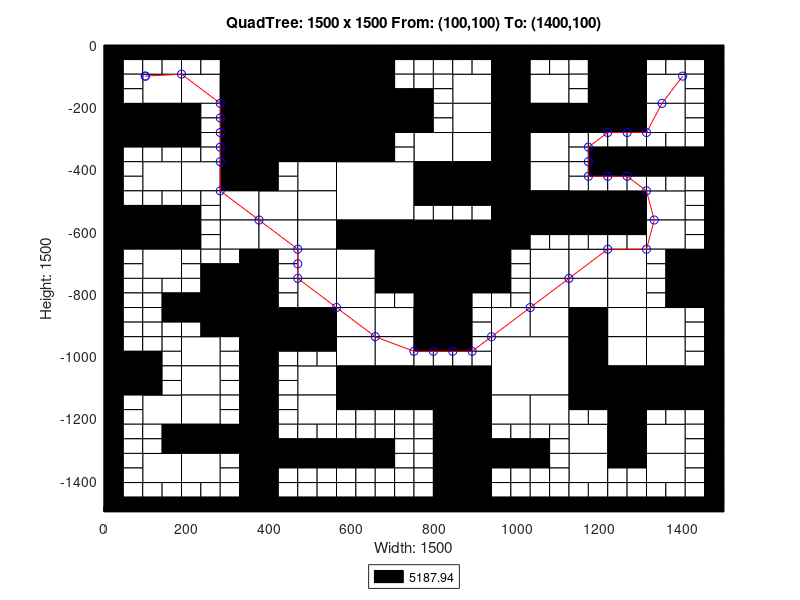

Recreate this plot in MATLAB.
axis([0 1500 -1500 0]);
title('QuadTree: 1500 x 1500 From: (100,100) To: (1400,100)');
xlabel('Width: 1500');
ylabel('Height: 1500');
rectangle('Position',[375 -187.5 187.5 187.5], 'FaceColor',[0 0 0]);
rectangle('Position',[375 -375 187.5 187.5], 'FaceColor',[0 0 0]);
rectangle('Position',[562.5 -562.5 187.5 187.5], 'FaceColor',[1 1 1]);
rectangle('Position',[750 -750 187.5 187.5], 'FaceColor',[0 0 0]);
rectangle('Position',[937.5 -1125 187.5 187.5], 'FaceColor',[1 1 1]);
rectangle('Position',[93.75 -187.5 93.75 93.75], 'FaceColor',[1 1 1]);
rectangle('Position',[281.25 -93.75 93.75 93.75], 'FaceColor',[0 0 0]);
rectangle('Position',[187.5 -187.5 93.75 93.75], 'FaceColor',[1 1 1]);
rectangle('Position',[281.25 -187.5 93.75 93.75], 'FaceColor',[0 0 0]);
rectangle('Position',[0 -281.25 93.75 93.75], 'FaceColor',[0 0 0]);
rectangle('Position',[93.75 -281.25 93.75 93.75], 'FaceColor',[0 0 0]);
rectangle('Position',[281.25 -281.25 93.75 93.75], 'FaceColor',[0 0 0]);
rectangle('Position',[281.25 -375 93.75 93.75], 'FaceColor',[0 0 0]);
rectangle('Position',[562.5 -93.75 93.75 93.75], 'FaceColor',[0 0 0]);
rectangle('Position',[562.5 -187.5 93.75 93.75], 'FaceColor',[0 0 0]);
rectangle('Position',[562.5 -281.25 93.75 93.75], 'FaceColor',[0 0 0]);
rectangle('Position',[656.25 -281.25 93.75 93.75], 'FaceColor',[0 0 0]);
rectangle('Position',[562.5 -375 93.75 93.75], 'FaceColor',[0 0 0]);
rectangle('Position',[93.75 -468.75 93.75 93.75], 'FaceColor',[1 1 1]);
rectangle('Position',[187.5 -468.75 93.75 93.75], 'FaceColor',[1 1 1]);
rectangle('Position',[281.25 -468.75 93.75 93.75], 'FaceColor',[0 0 0]);
rectangle('Position',[281.25 -562.5 93.75 93.75], 'FaceColor',[1 1 1]);
rectangle('Position',[0 -656.25 93.75 93.75], 'FaceColor',[0 0 0]);
rectangle('Position',[93.75 -656.25 93.75 93.75], 'FaceColor',[0 0 0]);
rectangle('Position',[93.75 -750 93.75 93.75], 'FaceColor',[1 1 1]);
rectangle('Position',[281.25 -656.25 93.75 93.75], 'FaceColor',[1 1 1]);
rectangle('Position',[468.75 -468.75 93.75 93.75], 'FaceColor',[1 1 1]);
rectangle('Position',[375 -562.5 93.75 93.75], 'FaceColor',[1 1 1]);
rectangle('Position',[468.75 -562.5 93.75 93.75], 'FaceColor',[1 1 1]);
rectangle('Position',[375 -656.25 93.75 93.75], 'FaceColor',[1 1 1]);
rectangle('Position',[468.75 -656.25 93.75 93.75], 'FaceColor',[1 1 1]);
rectangle('Position',[468.75 -750 93.75 93.75], 'FaceColor',[1 1 1]);
rectangle('Position',[562.5 -656.25 93.75 93.75], 'FaceColor',[0 0 0]);
rectangle('Position',[656.25 -656.25 93.75 93.75], 'FaceColor',[0 0 0]);
rectangle('Position',[562.5 -750 93.75 93.75], 'FaceColor',[1 1 1]);
rectangle('Position',[656.25 -750 93.75 93.75], 'FaceColor',[0 0 0]);
rectangle('Position',[843.75 -187.5 93.75 93.75], 'FaceColor',[1 1 1]);
rectangle('Position',[937.5 -93.75 93.75 93.75], 'FaceColor',[0 0 0]);
rectangle('Position',[937.5 -187.5 93.75 93.75], 'FaceColor',[0 0 0]);
rectangle('Position',[1031.25 -187.5 93.75 93.75], 'FaceColor',[1 1 1]);
rectangle('Position',[843.75 -281.25 93.75 93.75], 'FaceColor',[1 1 1]);
rectangle('Position',[750 -375 93.75 93.75], 'FaceColor',[1 1 1]);
rectangle('Position',[843.75 -375 93.75 93.75], 'FaceColor',[1 1 1]);
rectangle('Position',[937.5 -281.25 93.75 93.75], 'FaceColor',[0 0 0]);
rectangle('Position',[1031.25 -281.25 93.75 93.75], 'FaceColor',[0 0 0]);
rectangle('Position',[937.5 -375 93.75 93.75], 'FaceColor',[0 0 0]);
rectangle('Position',[1031.25 -375 93.75 93.75], 'FaceColor',[1 1 1]);
rectangle('Position',[1218.75 -93.75 93.75 93.75], 'FaceColor',[0 0 0]);
rectangle('Position',[1218.75 -187.5 93.75 93.75], 'FaceColor',[0 0 0]);
rectangle('Position',[1312.5 -187.5 93.75 93.75], 'FaceColor',[1 1 1]);
rectangle('Position',[1125 -281.25 93.75 93.75], 'FaceColor',[0 0 0]);
rectangle('Position',[1218.75 -281.25 93.75 93.75], 'FaceColor',[0 0 0]);
rectangle('Position',[1312.5 -281.25 93.75 93.75], 'FaceColor',[1 1 1]);
rectangle('Position',[750 -468.75 93.75 93.75], 'FaceColor',[0 0 0]);
rectangle('Position',[843.75 -468.75 93.75 93.75], 'FaceColor',[0 0 0]);
rectangle('Position',[937.5 -468.75 93.75 93.75], 'FaceColor',[0 0 0]);
rectangle('Position',[1031.25 -468.75 93.75 93.75], 'FaceColor',[1 1 1]);
rectangle('Position',[937.5 -562.5 93.75 93.75], 'FaceColor',[0 0 0]);
rectangle('Position',[1031.25 -562.5 93.75 93.75], 'FaceColor',[0 0 0]);
rectangle('Position',[937.5 -656.25 93.75 93.75], 'FaceColor',[0 0 0]);
rectangle('Position',[1031.25 -750 93.75 93.75], 'FaceColor',[1 1 1]);
rectangle('Position',[1125 -562.5 93.75 93.75], 'FaceColor',[0 0 0]);
rectangle('Position',[1218.75 -562.5 93.75 93.75], 'FaceColor',[0 0 0]);
rectangle('Position',[1312.5 -562.5 93.75 93.75], 'FaceColor',[1 1 1]);
rectangle('Position',[1125 -750 93.75 93.75], 'FaceColor',[1 1 1]);
rectangle('Position',[1218.75 -750 93.75 93.75], 'FaceColor',[1 1 1]);
rectangle('Position',[1312.5 -656.25 93.75 93.75], 'FaceColor',[1 1 1]);
rectangle('Position',[1406.25 -750 93.75 93.75], 'FaceColor',[0 0 0]);
rectangle('Position',[281.25 -843.75 93.75 93.75], 'FaceColor',[0 0 0]);
rectangle('Position',[281.25 -937.5 93.75 93.75], 'FaceColor',[0 0 0]);
rectangle('Position',[0 -1125 93.75 93.75], 'FaceColor',[0 0 0]);
rectangle('Position',[187.5 -1031.25 93.75 93.75], 'FaceColor',[1 1 1]);
rectangle('Position',[187.5 -1125 93.75 93.75], 'FaceColor',[1 1 1]);
rectangle('Position',[468.75 -843.75 93.75 93.75], 'FaceColor',[1 1 1]);
rectangle('Position',[375 -937.5 93.75 93.75], 'FaceColor',[0 0 0]);
rectangle('Position',[468.75 -937.5 93.75 93.75], 'FaceColor',[0 0 0]);
rectangle('Position',[562.5 -843.75 93.75 93.75], 'FaceColor',[1 1 1]);
rectangle('Position',[562.5 -937.5 93.75 93.75], 'FaceColor',[1 1 1]);
rectangle('Position',[656.25 -937.5 93.75 93.75], 'FaceColor',[1 1 1]);
rectangle('Position',[468.75 -1125 93.75 93.75], 'FaceColor',[1 1 1]);
rectangle('Position',[562.5 -1031.25 93.75 93.75], 'FaceColor',[1 1 1]);
rectangle('Position',[656.25 -1031.25 93.75 93.75], 'FaceColor',[1 1 1]);
rectangle('Position',[562.5 -1125 93.75 93.75], 'FaceColor',[0 0 0]);
rectangle('Position',[656.25 -1125 93.75 93.75], 'FaceColor',[0 0 0]);
rectangle('Position',[93.75 -1218.75 93.75 93.75], 'FaceColor',[1 1 1]);
rectangle('Position',[187.5 -1218.75 93.75 93.75], 'FaceColor',[1 1 1]);
rectangle('Position',[187.5 -1312.5 93.75 93.75], 'FaceColor',[0 0 0]);
rectangle('Position',[281.25 -1312.5 93.75 93.75], 'FaceColor',[0 0 0]);
rectangle('Position',[93.75 -1406.25 93.75 93.75], 'FaceColor',[1 1 1]);
rectangle('Position',[187.5 -1406.25 93.75 93.75], 'FaceColor',[1 1 1]);
rectangle('Position',[468.75 -1218.75 93.75 93.75], 'FaceColor',[1 1 1]);
rectangle('Position',[750 -843.75 93.75 93.75], 'FaceColor',[0 0 0]);
rectangle('Position',[750 -937.5 93.75 93.75], 'FaceColor',[0 0 0]);
rectangle('Position',[1031.25 -843.75 93.75 93.75], 'FaceColor',[1 1 1]);
rectangle('Position',[937.5 -937.5 93.75 93.75], 'FaceColor',[1 1 1]);
rectangle('Position',[1031.25 -937.5 93.75 93.75], 'FaceColor',[1 1 1]);
rectangle('Position',[750 -1125 93.75 93.75], 'FaceColor',[0 0 0]);
rectangle('Position',[843.75 -1125 93.75 93.75], 'FaceColor',[0 0 0]);
rectangle('Position',[1125 -843.75 93.75 93.75], 'FaceColor',[1 1 1]);
rectangle('Position',[1218.75 -843.75 93.75 93.75], 'FaceColor',[1 1 1]);
rectangle('Position',[1125 -937.5 93.75 93.75], 'FaceColor',[0 0 0]);
rectangle('Position',[1218.75 -937.5 93.75 93.75], 'FaceColor',[1 1 1]);
rectangle('Position',[1406.25 -843.75 93.75 93.75], 'FaceColor',[0 0 0]);
rectangle('Position',[1312.5 -937.5 93.75 93.75], 'FaceColor',[1 1 1]);
rectangle('Position',[1125 -1031.25 93.75 93.75], 'FaceColor',[0 0 0]);
rectangle('Position',[1218.75 -1031.25 93.75 93.75], 'FaceColor',[1 1 1]);
rectangle('Position',[1125 -1125 93.75 93.75], 'FaceColor',[0 0 0]);
rectangle('Position',[1218.75 -1125 93.75 93.75], 'FaceColor',[0 0 0]);
rectangle('Position',[1312.5 -1031.25 93.75 93.75], 'FaceColor',[1 1 1]);
rectangle('Position',[1312.5 -1125 93.75 93.75], 'FaceColor',[0 0 0]);
rectangle('Position',[1406.25 -1125 93.75 93.75], 'FaceColor',[0 0 0]);
rectangle('Position',[843.75 -1218.75 93.75 93.75], 'FaceColor',[0 0 0]);
rectangle('Position',[843.75 -1312.5 93.75 93.75], 'FaceColor',[0 0 0]);
rectangle('Position',[937.5 -1218.75 93.75 93.75], 'FaceColor',[1 1 1]);
rectangle('Position',[1031.25 -1218.75 93.75 93.75], 'FaceColor',[1 1 1]);
rectangle('Position',[843.75 -1406.25 93.75 93.75], 'FaceColor',[0 0 0]);
rectangle('Position',[843.75 -1500 93.75 93.75], 'FaceColor',[0 0 0]);
rectangle('Position',[1218.75 -1218.75 93.75 93.75], 'FaceColor',[0 0 0]);
rectangle('Position',[1125 -1312.5 93.75 93.75], 'FaceColor',[1 1 1]);
rectangle('Position',[1218.75 -1312.5 93.75 93.75], 'FaceColor',[0 0 0]);
rectangle('Position',[1312.5 -1312.5 93.75 93.75], 'FaceColor',[1 1 1]);
rectangle('Position',[1125 -1406.25 93.75 93.75], 'FaceColor',[1 1 1]);
rectangle('Position',[1312.5 -1406.25 93.75 93.75], 'FaceColor',[1 1 1]);
rectangle('Position',[0 -46.875 46.875 46.875], 'FaceColor',[0 0 0]);
rectangle('Position',[46.875 -46.875 46.875 46.875], 'FaceColor',[0 0 0]);
rectangle('Position',[0 -93.75 46.875 46.875], 'FaceColor',[0 0 0]);
rectangle('Position',[46.875 -93.75 46.875 46.875], 'FaceColor',[1 1 1]);
rectangle('Position',[93.75 -46.875 46.875 46.875], 'FaceColor',[0 0 0]);
rectangle('Position',[140.625 -46.875 46.875 46.875], 'FaceColor',[0 0 0]);
rectangle('Position',[93.75 -93.75 46.875 46.875], 'FaceColor',[1 1 1]);
rectangle('Position',[140.625 -93.75 46.875 46.875], 'FaceColor',[1 1 1]);
rectangle('Position',[0 -140.625 46.875 46.875], 'FaceColor',[0 0 0]);
rectangle('Position',[46.875 -140.625 46.875 46.875], 'FaceColor',[1 1 1]);
rectangle('Position',[0 -187.5 46.875 46.875], 'FaceColor',[0 0 0]);
rectangle('Position',[46.875 -187.5 46.875 46.875], 'FaceColor',[1 1 1]);
rectangle('Position',[187.5 -46.875 46.875 46.875], 'FaceColor',[0 0 0]);
rectangle('Position',[234.375 -46.875 46.875 46.875], 'FaceColor',[0 0 0]);
rectangle('Position',[187.5 -93.75 46.875 46.875], 'FaceColor',[1 1 1]);
rectangle('Position',[234.375 -93.75 46.875 46.875], 'FaceColor',[1 1 1]);
rectangle('Position',[0 -328.125 46.875 46.875], 'FaceColor',[0 0 0]);
rectangle('Position',[46.875 -328.125 46.875 46.875], 'FaceColor',[0 0 0]);
rectangle('Position',[0 -375 46.875 46.875], 'FaceColor',[0 0 0]);
rectangle('Position',[46.875 -375 46.875 46.875], 'FaceColor',[1 1 1]);
rectangle('Position',[93.75 -328.125 46.875 46.875], 'FaceColor',[0 0 0]);
rectangle('Position',[140.625 -328.125 46.875 46.875], 'FaceColor',[0 0 0]);
rectangle('Position',[93.75 -375 46.875 46.875], 'FaceColor',[1 1 1]);
rectangle('Position',[140.625 -375 46.875 46.875], 'FaceColor',[1 1 1]);
rectangle('Position',[187.5 -234.375 46.875 46.875], 'FaceColor',[0 0 0]);
rectangle('Position',[234.375 -234.375 46.875 46.875], 'FaceColor',[1 1 1]);
rectangle('Position',[187.5 -281.25 46.875 46.875], 'FaceColor',[0 0 0]);
rectangle('Position',[234.375 -281.25 46.875 46.875], 'FaceColor',[1 1 1]);
rectangle('Position',[187.5 -328.125 46.875 46.875], 'FaceColor',[0 0 0]);
rectangle('Position',[234.375 -328.125 46.875 46.875], 'FaceColor',[1 1 1]);
rectangle('Position',[187.5 -375 46.875 46.875], 'FaceColor',[1 1 1]);
rectangle('Position',[234.375 -375 46.875 46.875], 'FaceColor',[1 1 1]);
rectangle('Position',[656.25 -46.875 46.875 46.875], 'FaceColor',[0 0 0]);
rectangle('Position',[703.125 -46.875 46.875 46.875], 'FaceColor',[0 0 0]);
rectangle('Position',[656.25 -93.75 46.875 46.875], 'FaceColor',[0 0 0]);
rectangle('Position',[703.125 -93.75 46.875 46.875], 'FaceColor',[1 1 1]);
rectangle('Position',[656.25 -140.625 46.875 46.875], 'FaceColor',[0 0 0]);
rectangle('Position',[703.125 -140.625 46.875 46.875], 'FaceColor',[1 1 1]);
rectangle('Position',[656.25 -187.5 46.875 46.875], 'FaceColor',[0 0 0]);
rectangle('Position',[703.125 -187.5 46.875 46.875], 'FaceColor',[0 0 0]);
rectangle('Position',[656.25 -328.125 46.875 46.875], 'FaceColor',[0 0 0]);
rectangle('Position',[703.125 -328.125 46.875 46.875], 'FaceColor',[1 1 1]);
rectangle('Position',[656.25 -375 46.875 46.875], 'FaceColor',[0 0 0]);
rectangle('Position',[703.125 -375 46.875 46.875], 'FaceColor',[1 1 1]);
rectangle('Position',[0 -421.875 46.875 46.875], 'FaceColor',[0 0 0]);
rectangle('Position',[46.875 -421.875 46.875 46.875], 'FaceColor',[1 1 1]);
rectangle('Position',[0 -468.75 46.875 46.875], 'FaceColor',[0 0 0]);
rectangle('Position',[46.875 -468.75 46.875 46.875], 'FaceColor',[1 1 1]);
rectangle('Position',[0 -515.625 46.875 46.875], 'FaceColor',[0 0 0]);
rectangle('Position',[46.875 -515.625 46.875 46.875], 'FaceColor',[1 1 1]);
rectangle('Position',[0 -562.5 46.875 46.875], 'FaceColor',[0 0 0]);
rectangle('Position',[46.875 -562.5 46.875 46.875], 'FaceColor',[0 0 0]);
rectangle('Position',[93.75 -515.625 46.875 46.875], 'FaceColor',[1 1 1]);
rectangle('Position',[140.625 -515.625 46.875 46.875], 'FaceColor',[1 1 1]);
rectangle('Position',[93.75 -562.5 46.875 46.875], 'FaceColor',[0 0 0]);
rectangle('Position',[140.625 -562.5 46.875 46.875], 'FaceColor',[0 0 0]);
rectangle('Position',[187.5 -515.625 46.875 46.875], 'FaceColor',[1 1 1]);
rectangle('Position',[234.375 -515.625 46.875 46.875], 'FaceColor',[1 1 1]);
rectangle('Position',[187.5 -562.5 46.875 46.875], 'FaceColor',[0 0 0]);
rectangle('Position',[234.375 -562.5 46.875 46.875], 'FaceColor',[1 1 1]);
rectangle('Position',[0 -703.125 46.875 46.875], 'FaceColor',[0 0 0]);
rectangle('Position',[46.875 -703.125 46.875 46.875], 'FaceColor',[1 1 1]);
rectangle('Position',[0 -750 46.875 46.875], 'FaceColor',[0 0 0]);
rectangle('Position',[46.875 -750 46.875 46.875], 'FaceColor',[1 1 1]);
rectangle('Position',[187.5 -609.375 46.875 46.875], 'FaceColor',[0 0 0]);
rectangle('Position',[234.375 -609.375 46.875 46.875], 'FaceColor',[1 1 1]);
rectangle('Position',[187.5 -656.25 46.875 46.875], 'FaceColor',[0 0 0]);
rectangle('Position',[234.375 -656.25 46.875 46.875], 'FaceColor',[1 1 1]);
rectangle('Position',[187.5 -703.125 46.875 46.875], 'FaceColor',[1 1 1]);
rectangle('Position',[234.375 -703.125 46.875 46.875], 'FaceColor',[1 1 1]);
rectangle('Position',[187.5 -750 46.875 46.875], 'FaceColor',[1 1 1]);
rectangle('Position',[234.375 -750 46.875 46.875], 'FaceColor',[0 0 0]);
rectangle('Position',[281.25 -703.125 46.875 46.875], 'FaceColor',[1 1 1]);
rectangle('Position',[328.125 -703.125 46.875 46.875], 'FaceColor',[0 0 0]);
rectangle('Position',[281.25 -750 46.875 46.875], 'FaceColor',[0 0 0]);
rectangle('Position',[328.125 -750 46.875 46.875], 'FaceColor',[0 0 0]);
rectangle('Position',[375 -421.875 46.875 46.875], 'FaceColor',[0 0 0]);
rectangle('Position',[421.875 -421.875 46.875 46.875], 'FaceColor',[1 1 1]);
rectangle('Position',[375 -468.75 46.875 46.875], 'FaceColor',[0 0 0]);
rectangle('Position',[421.875 -468.75 46.875 46.875], 'FaceColor',[1 1 1]);
rectangle('Position',[375 -703.125 46.875 46.875], 'FaceColor',[0 0 0]);
rectangle('Position',[421.875 -703.125 46.875 46.875], 'FaceColor',[1 1 1]);
rectangle('Position',[375 -750 46.875 46.875], 'FaceColor',[0 0 0]);
rectangle('Position',[421.875 -750 46.875 46.875], 'FaceColor',[1 1 1]);
rectangle('Position',[750 -46.875 46.875 46.875], 'FaceColor',[0 0 0]);
rectangle('Position',[796.875 -46.875 46.875 46.875], 'FaceColor',[0 0 0]);
rectangle('Position',[750 -93.75 46.875 46.875], 'FaceColor',[1 1 1]);
rectangle('Position',[796.875 -93.75 46.875 46.875], 'FaceColor',[1 1 1]);
rectangle('Position',[843.75 -46.875 46.875 46.875], 'FaceColor',[0 0 0]);
rectangle('Position',[890.625 -46.875 46.875 46.875], 'FaceColor',[0 0 0]);
rectangle('Position',[843.75 -93.75 46.875 46.875], 'FaceColor',[1 1 1]);
rectangle('Position',[890.625 -93.75 46.875 46.875], 'FaceColor',[1 1 1]);
rectangle('Position',[750 -140.625 46.875 46.875], 'FaceColor',[1 1 1]);
rectangle('Position',[796.875 -140.625 46.875 46.875], 'FaceColor',[1 1 1]);
rectangle('Position',[750 -187.5 46.875 46.875], 'FaceColor',[0 0 0]);
rectangle('Position',[796.875 -187.5 46.875 46.875], 'FaceColor',[1 1 1]);
rectangle('Position',[1031.25 -46.875 46.875 46.875], 'FaceColor',[0 0 0]);
rectangle('Position',[1078.12 -46.875 46.875 46.875], 'FaceColor',[0 0 0]);
rectangle('Position',[1031.25 -93.75 46.875 46.875], 'FaceColor',[1 1 1]);
rectangle('Position',[1078.12 -93.75 46.875 46.875], 'FaceColor',[1 1 1]);
rectangle('Position',[750 -234.375 46.875 46.875], 'FaceColor',[0 0 0]);
rectangle('Position',[796.875 -234.375 46.875 46.875], 'FaceColor',[1 1 1]);
rectangle('Position',[750 -281.25 46.875 46.875], 'FaceColor',[0 0 0]);
rectangle('Position',[796.875 -281.25 46.875 46.875], 'FaceColor',[1 1 1]);
rectangle('Position',[1125 -46.875 46.875 46.875], 'FaceColor',[0 0 0]);
rectangle('Position',[1171.88 -46.875 46.875 46.875], 'FaceColor',[0 0 0]);
rectangle('Position',[1125 -93.75 46.875 46.875], 'FaceColor',[1 1 1]);
rectangle('Position',[1171.88 -93.75 46.875 46.875], 'FaceColor',[0 0 0]);
rectangle('Position',[1125 -140.625 46.875 46.875], 'FaceColor',[1 1 1]);
rectangle('Position',[1171.88 -140.625 46.875 46.875], 'FaceColor',[0 0 0]);
rectangle('Position',[1125 -187.5 46.875 46.875], 'FaceColor',[1 1 1]);
rectangle('Position',[1171.88 -187.5 46.875 46.875], 'FaceColor',[0 0 0]);
rectangle('Position',[1312.5 -46.875 46.875 46.875], 'FaceColor',[0 0 0]);
rectangle('Position',[1359.38 -46.875 46.875 46.875], 'FaceColor',[0 0 0]);
rectangle('Position',[1312.5 -93.75 46.875 46.875], 'FaceColor',[1 1 1]);
rectangle('Position',[1359.38 -93.75 46.875 46.875], 'FaceColor',[1 1 1]);
rectangle('Position',[1406.25 -46.875 46.875 46.875], 'FaceColor',[0 0 0]);
rectangle('Position',[1453.12 -46.875 46.875 46.875], 'FaceColor',[0 0 0]);
rectangle('Position',[1406.25 -93.75 46.875 46.875], 'FaceColor',[1 1 1]);
rectangle('Position',[1453.12 -93.75 46.875 46.875], 'FaceColor',[0 0 0]);
rectangle('Position',[1406.25 -140.625 46.875 46.875], 'FaceColor',[1 1 1]);
rectangle('Position',[1453.12 -140.625 46.875 46.875], 'FaceColor',[0 0 0]);
rectangle('Position',[1406.25 -187.5 46.875 46.875], 'FaceColor',[1 1 1]);
rectangle('Position',[1453.12 -187.5 46.875 46.875], 'FaceColor',[0 0 0]);
rectangle('Position',[1125 -328.125 46.875 46.875], 'FaceColor',[1 1 1]);
rectangle('Position',[1171.88 -328.125 46.875 46.875], 'FaceColor',[1 1 1]);
rectangle('Position',[1125 -375 46.875 46.875], 'FaceColor',[1 1 1]);
rectangle('Position',[1171.88 -375 46.875 46.875], 'FaceColor',[0 0 0]);
rectangle('Position',[1218.75 -328.125 46.875 46.875], 'FaceColor',[1 1 1]);
rectangle('Position',[1265.62 -328.125 46.875 46.875], 'FaceColor',[1 1 1]);
rectangle('Position',[1218.75 -375 46.875 46.875], 'FaceColor',[0 0 0]);
rectangle('Position',[1265.62 -375 46.875 46.875], 'FaceColor',[0 0 0]);
rectangle('Position',[1406.25 -234.375 46.875 46.875], 'FaceColor',[1 1 1]);
rectangle('Position',[1453.12 -234.375 46.875 46.875], 'FaceColor',[0 0 0]);
rectangle('Position',[1406.25 -281.25 46.875 46.875], 'FaceColor',[1 1 1]);
rectangle('Position',[1453.12 -281.25 46.875 46.875], 'FaceColor',[0 0 0]);
rectangle('Position',[1312.5 -328.125 46.875 46.875], 'FaceColor',[1 1 1]);
rectangle('Position',[1359.38 -328.125 46.875 46.875], 'FaceColor',[1 1 1]);
rectangle('Position',[1312.5 -375 46.875 46.875], 'FaceColor',[0 0 0]);
rectangle('Position',[1359.38 -375 46.875 46.875], 'FaceColor',[0 0 0]);
rectangle('Position',[1406.25 -328.125 46.875 46.875], 'FaceColor',[1 1 1]);
rectangle('Position',[1453.12 -328.125 46.875 46.875], 'FaceColor',[0 0 0]);
rectangle('Position',[1406.25 -375 46.875 46.875], 'FaceColor',[0 0 0]);
rectangle('Position',[1453.12 -375 46.875 46.875], 'FaceColor',[0 0 0]);
rectangle('Position',[750 -515.625 46.875 46.875], 'FaceColor',[0 0 0]);
rectangle('Position',[796.875 -515.625 46.875 46.875], 'FaceColor',[0 0 0]);
rectangle('Position',[750 -562.5 46.875 46.875], 'FaceColor',[1 1 1]);
rectangle('Position',[796.875 -562.5 46.875 46.875], 'FaceColor',[1 1 1]);
rectangle('Position',[843.75 -515.625 46.875 46.875], 'FaceColor',[0 0 0]);
rectangle('Position',[890.625 -515.625 46.875 46.875], 'FaceColor',[0 0 0]);
rectangle('Position',[843.75 -562.5 46.875 46.875], 'FaceColor',[1 1 1]);
rectangle('Position',[890.625 -562.5 46.875 46.875], 'FaceColor',[1 1 1]);
rectangle('Position',[1031.25 -609.375 46.875 46.875], 'FaceColor',[0 0 0]);
rectangle('Position',[1078.12 -609.375 46.875 46.875], 'FaceColor',[0 0 0]);
rectangle('Position',[1031.25 -656.25 46.875 46.875], 'FaceColor',[1 1 1]);
rectangle('Position',[1078.12 -656.25 46.875 46.875], 'FaceColor',[1 1 1]);
rectangle('Position',[937.5 -703.125 46.875 46.875], 'FaceColor',[0 0 0]);
rectangle('Position',[984.375 -703.125 46.875 46.875], 'FaceColor',[1 1 1]);
rectangle('Position',[937.5 -750 46.875 46.875], 'FaceColor',[0 0 0]);
rectangle('Position',[984.375 -750 46.875 46.875], 'FaceColor',[1 1 1]);
rectangle('Position',[1125 -421.875 46.875 46.875], 'FaceColor',[1 1 1]);
rectangle('Position',[1171.88 -421.875 46.875 46.875], 'FaceColor',[0 0 0]);
rectangle('Position',[1125 -468.75 46.875 46.875], 'FaceColor',[1 1 1]);
rectangle('Position',[1171.88 -468.75 46.875 46.875], 'FaceColor',[1 1 1]);
rectangle('Position',[1218.75 -421.875 46.875 46.875], 'FaceColor',[0 0 0]);
rectangle('Position',[1265.62 -421.875 46.875 46.875], 'FaceColor',[0 0 0]);
rectangle('Position',[1218.75 -468.75 46.875 46.875], 'FaceColor',[1 1 1]);
rectangle('Position',[1265.62 -468.75 46.875 46.875], 'FaceColor',[1 1 1]);
rectangle('Position',[1312.5 -421.875 46.875 46.875], 'FaceColor',[0 0 0]);
rectangle('Position',[1359.38 -421.875 46.875 46.875], 'FaceColor',[0 0 0]);
rectangle('Position',[1312.5 -468.75 46.875 46.875], 'FaceColor',[1 1 1]);
rectangle('Position',[1359.38 -468.75 46.875 46.875], 'FaceColor',[1 1 1]);
rectangle('Position',[1406.25 -421.875 46.875 46.875], 'FaceColor',[0 0 0]);
rectangle('Position',[1453.12 -421.875 46.875 46.875], 'FaceColor',[0 0 0]);
rectangle('Position',[1406.25 -468.75 46.875 46.875], 'FaceColor',[1 1 1]);
rectangle('Position',[1453.12 -468.75 46.875 46.875], 'FaceColor',[0 0 0]);
rectangle('Position',[1406.25 -515.625 46.875 46.875], 'FaceColor',[1 1 1]);
rectangle('Position',[1453.12 -515.625 46.875 46.875], 'FaceColor',[0 0 0]);
rectangle('Position',[1406.25 -562.5 46.875 46.875], 'FaceColor',[1 1 1]);
rectangle('Position',[1453.12 -562.5 46.875 46.875], 'FaceColor',[0 0 0]);
rectangle('Position',[1125 -609.375 46.875 46.875], 'FaceColor',[0 0 0]);
rectangle('Position',[1171.88 -609.375 46.875 46.875], 'FaceColor',[0 0 0]);
rectangle('Position',[1125 -656.25 46.875 46.875], 'FaceColor',[1 1 1]);
rectangle('Position',[1171.88 -656.25 46.875 46.875], 'FaceColor',[1 1 1]);
rectangle('Position',[1218.75 -609.375 46.875 46.875], 'FaceColor',[0 0 0]);
rectangle('Position',[1265.62 -609.375 46.875 46.875], 'FaceColor',[0 0 0]);
rectangle('Position',[1218.75 -656.25 46.875 46.875], 'FaceColor',[1 1 1]);
rectangle('Position',[1265.62 -656.25 46.875 46.875], 'FaceColor',[1 1 1]);
rectangle('Position',[1406.25 -609.375 46.875 46.875], 'FaceColor',[1 1 1]);
rectangle('Position',[1453.12 -609.375 46.875 46.875], 'FaceColor',[0 0 0]);
rectangle('Position',[1406.25 -656.25 46.875 46.875], 'FaceColor',[1 1 1]);
rectangle('Position',[1453.12 -656.25 46.875 46.875], 'FaceColor',[0 0 0]);
rectangle('Position',[1312.5 -703.125 46.875 46.875], 'FaceColor',[1 1 1]);
rectangle('Position',[1359.38 -703.125 46.875 46.875], 'FaceColor',[0 0 0]);
rectangle('Position',[1312.5 -750 46.875 46.875], 'FaceColor',[1 1 1]);
rectangle('Position',[1359.38 -750 46.875 46.875], 'FaceColor',[0 0 0]);
rectangle('Position',[0 -796.875 46.875 46.875], 'FaceColor',[0 0 0]);
rectangle('Position',[46.875 -796.875 46.875 46.875], 'FaceColor',[1 1 1]);
rectangle('Position',[0 -843.75 46.875 46.875], 'FaceColor',[0 0 0]);
rectangle('Position',[46.875 -843.75 46.875 46.875], 'FaceColor',[1 1 1]);
rectangle('Position',[93.75 -796.875 46.875 46.875], 'FaceColor',[1 1 1]);
rectangle('Position',[140.625 -796.875 46.875 46.875], 'FaceColor',[1 1 1]);
rectangle('Position',[93.75 -843.75 46.875 46.875], 'FaceColor',[1 1 1]);
rectangle('Position',[140.625 -843.75 46.875 46.875], 'FaceColor',[0 0 0]);
rectangle('Position',[0 -890.625 46.875 46.875], 'FaceColor',[0 0 0]);
rectangle('Position',[46.875 -890.625 46.875 46.875], 'FaceColor',[1 1 1]);
rectangle('Position',[0 -937.5 46.875 46.875], 'FaceColor',[0 0 0]);
rectangle('Position',[46.875 -937.5 46.875 46.875], 'FaceColor',[1 1 1]);
rectangle('Position',[93.75 -890.625 46.875 46.875], 'FaceColor',[1 1 1]);
rectangle('Position',[140.625 -890.625 46.875 46.875], 'FaceColor',[0 0 0]);
rectangle('Position',[93.75 -937.5 46.875 46.875], 'FaceColor',[1 1 1]);
rectangle('Position',[140.625 -937.5 46.875 46.875], 'FaceColor',[1 1 1]);
rectangle('Position',[187.5 -796.875 46.875 46.875], 'FaceColor',[1 1 1]);
rectangle('Position',[234.375 -796.875 46.875 46.875], 'FaceColor',[0 0 0]);
rectangle('Position',[187.5 -843.75 46.875 46.875], 'FaceColor',[0 0 0]);
rectangle('Position',[234.375 -843.75 46.875 46.875], 'FaceColor',[0 0 0]);
rectangle('Position',[187.5 -890.625 46.875 46.875], 'FaceColor',[0 0 0]);
rectangle('Position',[234.375 -890.625 46.875 46.875], 'FaceColor',[0 0 0]);
rectangle('Position',[187.5 -937.5 46.875 46.875], 'FaceColor',[1 1 1]);
rectangle('Position',[234.375 -937.5 46.875 46.875], 'FaceColor',[0 0 0]);
rectangle('Position',[0 -984.375 46.875 46.875], 'FaceColor',[0 0 0]);
rectangle('Position',[46.875 -984.375 46.875 46.875], 'FaceColor',[1 1 1]);
rectangle('Position',[0 -1031.25 46.875 46.875], 'FaceColor',[0 0 0]);
rectangle('Position',[46.875 -1031.25 46.875 46.875], 'FaceColor',[0 0 0]);
rectangle('Position',[93.75 -984.375 46.875 46.875], 'FaceColor',[1 1 1]);
rectangle('Position',[140.625 -984.375 46.875 46.875], 'FaceColor',[1 1 1]);
rectangle('Position',[93.75 -1031.25 46.875 46.875], 'FaceColor',[0 0 0]);
rectangle('Position',[140.625 -1031.25 46.875 46.875], 'FaceColor',[1 1 1]);
rectangle('Position',[93.75 -1078.12 46.875 46.875], 'FaceColor',[0 0 0]);
rectangle('Position',[140.625 -1078.12 46.875 46.875], 'FaceColor',[1 1 1]);
rectangle('Position',[93.75 -1125 46.875 46.875], 'FaceColor',[0 0 0]);
rectangle('Position',[140.625 -1125 46.875 46.875], 'FaceColor',[1 1 1]);
rectangle('Position',[281.25 -984.375 46.875 46.875], 'FaceColor',[1 1 1]);
rectangle('Position',[328.125 -984.375 46.875 46.875], 'FaceColor',[0 0 0]);
rectangle('Position',[281.25 -1031.25 46.875 46.875], 'FaceColor',[1 1 1]);
rectangle('Position',[328.125 -1031.25 46.875 46.875], 'FaceColor',[0 0 0]);
rectangle('Position',[281.25 -1078.12 46.875 46.875], 'FaceColor',[1 1 1]);
rectangle('Position',[328.125 -1078.12 46.875 46.875], 'FaceColor',[0 0 0]);
rectangle('Position',[281.25 -1125 46.875 46.875], 'FaceColor',[1 1 1]);
rectangle('Position',[328.125 -1125 46.875 46.875], 'FaceColor',[0 0 0]);
rectangle('Position',[375 -796.875 46.875 46.875], 'FaceColor',[0 0 0]);
rectangle('Position',[421.875 -796.875 46.875 46.875], 'FaceColor',[1 1 1]);
rectangle('Position',[375 -843.75 46.875 46.875], 'FaceColor',[0 0 0]);
rectangle('Position',[421.875 -843.75 46.875 46.875], 'FaceColor',[1 1 1]);
rectangle('Position',[656.25 -796.875 46.875 46.875], 'FaceColor',[0 0 0]);
rectangle('Position',[703.125 -796.875 46.875 46.875], 'FaceColor',[0 0 0]);
rectangle('Position',[656.25 -843.75 46.875 46.875], 'FaceColor',[1 1 1]);
rectangle('Position',[703.125 -843.75 46.875 46.875], 'FaceColor',[1 1 1]);
rectangle('Position',[375 -984.375 46.875 46.875], 'FaceColor',[0 0 0]);
rectangle('Position',[421.875 -984.375 46.875 46.875], 'FaceColor',[0 0 0]);
rectangle('Position',[375 -1031.25 46.875 46.875], 'FaceColor',[0 0 0]);
rectangle('Position',[421.875 -1031.25 46.875 46.875], 'FaceColor',[1 1 1]);
rectangle('Position',[468.75 -984.375 46.875 46.875], 'FaceColor',[0 0 0]);
rectangle('Position',[515.625 -984.375 46.875 46.875], 'FaceColor',[0 0 0]);
rectangle('Position',[468.75 -1031.25 46.875 46.875], 'FaceColor',[1 1 1]);
rectangle('Position',[515.625 -1031.25 46.875 46.875], 'FaceColor',[1 1 1]);
rectangle('Position',[375 -1078.12 46.875 46.875], 'FaceColor',[0 0 0]);
rectangle('Position',[421.875 -1078.12 46.875 46.875], 'FaceColor',[1 1 1]);
rectangle('Position',[375 -1125 46.875 46.875], 'FaceColor',[0 0 0]);
rectangle('Position',[421.875 -1125 46.875 46.875], 'FaceColor',[1 1 1]);
rectangle('Position',[0 -1171.88 46.875 46.875], 'FaceColor',[0 0 0]);
rectangle('Position',[46.875 -1171.88 46.875 46.875], 'FaceColor',[1 1 1]);
rectangle('Position',[0 -1218.75 46.875 46.875], 'FaceColor',[0 0 0]);
rectangle('Position',[46.875 -1218.75 46.875 46.875], 'FaceColor',[1 1 1]);
rectangle('Position',[0 -1265.62 46.875 46.875], 'FaceColor',[0 0 0]);
rectangle('Position',[46.875 -1265.62 46.875 46.875], 'FaceColor',[1 1 1]);
rectangle('Position',[0 -1312.5 46.875 46.875], 'FaceColor',[0 0 0]);
rectangle('Position',[46.875 -1312.5 46.875 46.875], 'FaceColor',[1 1 1]);
rectangle('Position',[93.75 -1265.62 46.875 46.875], 'FaceColor',[1 1 1]);
rectangle('Position',[140.625 -1265.62 46.875 46.875], 'FaceColor',[0 0 0]);
rectangle('Position',[93.75 -1312.5 46.875 46.875], 'FaceColor',[1 1 1]);
rectangle('Position',[140.625 -1312.5 46.875 46.875], 'FaceColor',[0 0 0]);
rectangle('Position',[281.25 -1171.88 46.875 46.875], 'FaceColor',[1 1 1]);
rectangle('Position',[328.125 -1171.88 46.875 46.875], 'FaceColor',[0 0 0]);
rectangle('Position',[281.25 -1218.75 46.875 46.875], 'FaceColor',[1 1 1]);
rectangle('Position',[328.125 -1218.75 46.875 46.875], 'FaceColor',[0 0 0]);
rectangle('Position',[0 -1359.38 46.875 46.875], 'FaceColor',[0 0 0]);
rectangle('Position',[46.875 -1359.38 46.875 46.875], 'FaceColor',[1 1 1]);
rectangle('Position',[0 -1406.25 46.875 46.875], 'FaceColor',[0 0 0]);
rectangle('Position',[46.875 -1406.25 46.875 46.875], 'FaceColor',[1 1 1]);
rectangle('Position',[0 -1453.12 46.875 46.875], 'FaceColor',[0 0 0]);
rectangle('Position',[46.875 -1453.12 46.875 46.875], 'FaceColor',[1 1 1]);
rectangle('Position',[0 -1500 46.875 46.875], 'FaceColor',[0 0 0]);
rectangle('Position',[46.875 -1500 46.875 46.875], 'FaceColor',[0 0 0]);
rectangle('Position',[93.75 -1453.12 46.875 46.875], 'FaceColor',[1 1 1]);
rectangle('Position',[140.625 -1453.12 46.875 46.875], 'FaceColor',[1 1 1]);
rectangle('Position',[93.75 -1500 46.875 46.875], 'FaceColor',[0 0 0]);
rectangle('Position',[140.625 -1500 46.875 46.875], 'FaceColor',[0 0 0]);
rectangle('Position',[281.25 -1359.38 46.875 46.875], 'FaceColor',[1 1 1]);
rectangle('Position',[328.125 -1359.38 46.875 46.875], 'FaceColor',[0 0 0]);
rectangle('Position',[281.25 -1406.25 46.875 46.875], 'FaceColor',[1 1 1]);
rectangle('Position',[328.125 -1406.25 46.875 46.875], 'FaceColor',[0 0 0]);
rectangle('Position',[187.5 -1453.12 46.875 46.875], 'FaceColor',[1 1 1]);
rectangle('Position',[234.375 -1453.12 46.875 46.875], 'FaceColor',[1 1 1]);
rectangle('Position',[187.5 -1500 46.875 46.875], 'FaceColor',[0 0 0]);
rectangle('Position',[234.375 -1500 46.875 46.875], 'FaceColor',[0 0 0]);
rectangle('Position',[281.25 -1453.12 46.875 46.875], 'FaceColor',[1 1 1]);
rectangle('Position',[328.125 -1453.12 46.875 46.875], 'FaceColor',[0 0 0]);
rectangle('Position',[281.25 -1500 46.875 46.875], 'FaceColor',[0 0 0]);
rectangle('Position',[328.125 -1500 46.875 46.875], 'FaceColor',[0 0 0]);
rectangle('Position',[375 -1171.88 46.875 46.875], 'FaceColor',[0 0 0]);
rectangle('Position',[421.875 -1171.88 46.875 46.875], 'FaceColor',[1 1 1]);
rectangle('Position',[375 -1218.75 46.875 46.875], 'FaceColor',[0 0 0]);
rectangle('Position',[421.875 -1218.75 46.875 46.875], 'FaceColor',[1 1 1]);
rectangle('Position',[375 -1265.62 46.875 46.875], 'FaceColor',[0 0 0]);
rectangle('Position',[421.875 -1265.62 46.875 46.875], 'FaceColor',[1 1 1]);
rectangle('Position',[375 -1312.5 46.875 46.875], 'FaceColor',[0 0 0]);
rectangle('Position',[421.875 -1312.5 46.875 46.875], 'FaceColor',[0 0 0]);
rectangle('Position',[468.75 -1265.62 46.875 46.875], 'FaceColor',[1 1 1]);
rectangle('Position',[515.625 -1265.62 46.875 46.875], 'FaceColor',[1 1 1]);
rectangle('Position',[468.75 -1312.5 46.875 46.875], 'FaceColor',[0 0 0]);
rectangle('Position',[515.625 -1312.5 46.875 46.875], 'FaceColor',[0 0 0]);
rectangle('Position',[562.5 -1171.88 46.875 46.875], 'FaceColor',[0 0 0]);
rectangle('Position',[609.375 -1171.88 46.875 46.875], 'FaceColor',[0 0 0]);
rectangle('Position',[562.5 -1218.75 46.875 46.875], 'FaceColor',[1 1 1]);
rectangle('Position',[609.375 -1218.75 46.875 46.875], 'FaceColor',[1 1 1]);
rectangle('Position',[656.25 -1171.88 46.875 46.875], 'FaceColor',[0 0 0]);
rectangle('Position',[703.125 -1171.88 46.875 46.875], 'FaceColor',[0 0 0]);
rectangle('Position',[656.25 -1218.75 46.875 46.875], 'FaceColor',[1 1 1]);
rectangle('Position',[703.125 -1218.75 46.875 46.875], 'FaceColor',[1 1 1]);
rectangle('Position',[562.5 -1265.62 46.875 46.875], 'FaceColor',[1 1 1]);
rectangle('Position',[609.375 -1265.62 46.875 46.875], 'FaceColor',[1 1 1]);
rectangle('Position',[562.5 -1312.5 46.875 46.875], 'FaceColor',[0 0 0]);
rectangle('Position',[609.375 -1312.5 46.875 46.875], 'FaceColor',[0 0 0]);
rectangle('Position',[656.25 -1265.62 46.875 46.875], 'FaceColor',[1 1 1]);
rectangle('Position',[703.125 -1265.62 46.875 46.875], 'FaceColor',[1 1 1]);
rectangle('Position',[656.25 -1312.5 46.875 46.875], 'FaceColor',[0 0 0]);
rectangle('Position',[703.125 -1312.5 46.875 46.875], 'FaceColor',[1 1 1]);
rectangle('Position',[375 -1359.38 46.875 46.875], 'FaceColor',[0 0 0]);
rectangle('Position',[421.875 -1359.38 46.875 46.875], 'FaceColor',[0 0 0]);
rectangle('Position',[375 -1406.25 46.875 46.875], 'FaceColor',[0 0 0]);
rectangle('Position',[421.875 -1406.25 46.875 46.875], 'FaceColor',[1 1 1]);
rectangle('Position',[468.75 -1359.38 46.875 46.875], 'FaceColor',[0 0 0]);
rectangle('Position',[515.625 -1359.38 46.875 46.875], 'FaceColor',[0 0 0]);
rectangle('Position',[468.75 -1406.25 46.875 46.875], 'FaceColor',[1 1 1]);
rectangle('Position',[515.625 -1406.25 46.875 46.875], 'FaceColor',[1 1 1]);
rectangle('Position',[375 -1453.12 46.875 46.875], 'FaceColor',[0 0 0]);
rectangle('Position',[421.875 -1453.12 46.875 46.875], 'FaceColor',[1 1 1]);
rectangle('Position',[375 -1500 46.875 46.875], 'FaceColor',[0 0 0]);
rectangle('Position',[421.875 -1500 46.875 46.875], 'FaceColor',[0 0 0]);
rectangle('Position',[468.75 -1453.12 46.875 46.875], 'FaceColor',[1 1 1]);
rectangle('Position',[515.625 -1453.12 46.875 46.875], 'FaceColor',[1 1 1]);
rectangle('Position',[468.75 -1500 46.875 46.875], 'FaceColor',[0 0 0]);
rectangle('Position',[515.625 -1500 46.875 46.875], 'FaceColor',[0 0 0]);
rectangle('Position',[562.5 -1359.38 46.875 46.875], 'FaceColor',[0 0 0]);
rectangle('Position',[609.375 -1359.38 46.875 46.875], 'FaceColor',[0 0 0]);
rectangle('Position',[562.5 -1406.25 46.875 46.875], 'FaceColor',[1 1 1]);
rectangle('Position',[609.375 -1406.25 46.875 46.875], 'FaceColor',[1 1 1]);
rectangle('Position',[656.25 -1359.38 46.875 46.875], 'FaceColor',[0 0 0]);
rectangle('Position',[703.125 -1359.38 46.875 46.875], 'FaceColor',[1 1 1]);
rectangle('Position',[656.25 -1406.25 46.875 46.875], 'FaceColor',[1 1 1]);
rectangle('Position',[703.125 -1406.25 46.875 46.875], 'FaceColor',[1 1 1]);
rectangle('Position',[562.5 -1453.12 46.875 46.875], 'FaceColor',[1 1 1]);
rectangle('Position',[609.375 -1453.12 46.875 46.875], 'FaceColor',[1 1 1]);
rectangle('Position',[562.5 -1500 46.875 46.875], 'FaceColor',[0 0 0]);
rectangle('Position',[609.375 -1500 46.875 46.875], 'FaceColor',[0 0 0]);
rectangle('Position',[656.25 -1453.12 46.875 46.875], 'FaceColor',[1 1 1]);
rectangle('Position',[703.125 -1453.12 46.875 46.875], 'FaceColor',[1 1 1]);
rectangle('Position',[656.25 -1500 46.875 46.875], 'FaceColor',[0 0 0]);
rectangle('Position',[703.125 -1500 46.875 46.875], 'FaceColor',[0 0 0]);
rectangle('Position',[843.75 -796.875 46.875 46.875], 'FaceColor',[0 0 0]);
rectangle('Position',[890.625 -796.875 46.875 46.875], 'FaceColor',[0 0 0]);
rectangle('Position',[843.75 -843.75 46.875 46.875], 'FaceColor',[0 0 0]);
rectangle('Position',[890.625 -843.75 46.875 46.875], 'FaceColor',[1 1 1]);
rectangle('Position',[843.75 -890.625 46.875 46.875], 'FaceColor',[0 0 0]);
rectangle('Position',[890.625 -890.625 46.875 46.875], 'FaceColor',[1 1 1]);
rectangle('Position',[843.75 -937.5 46.875 46.875], 'FaceColor',[0 0 0]);
rectangle('Position',[890.625 -937.5 46.875 46.875], 'FaceColor',[1 1 1]);
rectangle('Position',[937.5 -796.875 46.875 46.875], 'FaceColor',[0 0 0]);
rectangle('Position',[984.375 -796.875 46.875 46.875], 'FaceColor',[1 1 1]);
rectangle('Position',[937.5 -843.75 46.875 46.875], 'FaceColor',[1 1 1]);
rectangle('Position',[984.375 -843.75 46.875 46.875], 'FaceColor',[1 1 1]);
rectangle('Position',[750 -984.375 46.875 46.875], 'FaceColor',[0 0 0]);
rectangle('Position',[796.875 -984.375 46.875 46.875], 'FaceColor',[0 0 0]);
rectangle('Position',[750 -1031.25 46.875 46.875], 'FaceColor',[1 1 1]);
rectangle('Position',[796.875 -1031.25 46.875 46.875], 'FaceColor',[1 1 1]);
rectangle('Position',[843.75 -984.375 46.875 46.875], 'FaceColor',[0 0 0]);
rectangle('Position',[890.625 -984.375 46.875 46.875], 'FaceColor',[1 1 1]);
rectangle('Position',[843.75 -1031.25 46.875 46.875], 'FaceColor',[1 1 1]);
rectangle('Position',[890.625 -1031.25 46.875 46.875], 'FaceColor',[1 1 1]);
rectangle('Position',[1312.5 -796.875 46.875 46.875], 'FaceColor',[1 1 1]);
rectangle('Position',[1359.38 -796.875 46.875 46.875], 'FaceColor',[0 0 0]);
rectangle('Position',[1312.5 -843.75 46.875 46.875], 'FaceColor',[1 1 1]);
rectangle('Position',[1359.38 -843.75 46.875 46.875], 'FaceColor',[0 0 0]);
rectangle('Position',[1406.25 -890.625 46.875 46.875], 'FaceColor',[1 1 1]);
rectangle('Position',[1453.12 -890.625 46.875 46.875], 'FaceColor',[0 0 0]);
rectangle('Position',[1406.25 -937.5 46.875 46.875], 'FaceColor',[1 1 1]);
rectangle('Position',[1453.12 -937.5 46.875 46.875], 'FaceColor',[0 0 0]);
rectangle('Position',[1406.25 -984.375 46.875 46.875], 'FaceColor',[1 1 1]);
rectangle('Position',[1453.12 -984.375 46.875 46.875], 'FaceColor',[0 0 0]);
rectangle('Position',[1406.25 -1031.25 46.875 46.875], 'FaceColor',[1 1 1]);
rectangle('Position',[1453.12 -1031.25 46.875 46.875], 'FaceColor',[0 0 0]);
rectangle('Position',[750 -1171.88 46.875 46.875], 'FaceColor',[0 0 0]);
rectangle('Position',[796.875 -1171.88 46.875 46.875], 'FaceColor',[0 0 0]);
rectangle('Position',[750 -1218.75 46.875 46.875], 'FaceColor',[1 1 1]);
rectangle('Position',[796.875 -1218.75 46.875 46.875], 'FaceColor',[0 0 0]);
rectangle('Position',[750 -1265.62 46.875 46.875], 'FaceColor',[1 1 1]);
rectangle('Position',[796.875 -1265.62 46.875 46.875], 'FaceColor',[0 0 0]);
rectangle('Position',[750 -1312.5 46.875 46.875], 'FaceColor',[1 1 1]);
rectangle('Position',[796.875 -1312.5 46.875 46.875], 'FaceColor',[0 0 0]);
rectangle('Position',[937.5 -1265.62 46.875 46.875], 'FaceColor',[1 1 1]);
rectangle('Position',[984.375 -1265.62 46.875 46.875], 'FaceColor',[1 1 1]);
rectangle('Position',[937.5 -1312.5 46.875 46.875], 'FaceColor',[0 0 0]);
rectangle('Position',[984.375 -1312.5 46.875 46.875], 'FaceColor',[0 0 0]);
rectangle('Position',[1031.25 -1265.62 46.875 46.875], 'FaceColor',[1 1 1]);
rectangle('Position',[1078.12 -1265.62 46.875 46.875], 'FaceColor',[1 1 1]);
rectangle('Position',[1031.25 -1312.5 46.875 46.875], 'FaceColor',[0 0 0]);
rectangle('Position',[1078.12 -1312.5 46.875 46.875], 'FaceColor',[1 1 1]);
rectangle('Position',[750 -1359.38 46.875 46.875], 'FaceColor',[1 1 1]);
rectangle('Position',[796.875 -1359.38 46.875 46.875], 'FaceColor',[0 0 0]);
rectangle('Position',[750 -1406.25 46.875 46.875], 'FaceColor',[1 1 1]);
rectangle('Position',[796.875 -1406.25 46.875 46.875], 'FaceColor',[0 0 0]);
rectangle('Position',[750 -1453.12 46.875 46.875], 'FaceColor',[1 1 1]);
rectangle('Position',[796.875 -1453.12 46.875 46.875], 'FaceColor',[0 0 0]);
rectangle('Position',[750 -1500 46.875 46.875], 'FaceColor',[0 0 0]);
rectangle('Position',[796.875 -1500 46.875 46.875], 'FaceColor',[0 0 0]);
rectangle('Position',[937.5 -1359.38 46.875 46.875], 'FaceColor',[0 0 0]);
rectangle('Position',[984.375 -1359.38 46.875 46.875], 'FaceColor',[0 0 0]);
rectangle('Position',[937.5 -1406.25 46.875 46.875], 'FaceColor',[1 1 1]);
rectangle('Position',[984.375 -1406.25 46.875 46.875], 'FaceColor',[1 1 1]);
rectangle('Position',[1031.25 -1359.38 46.875 46.875], 'FaceColor',[0 0 0]);
rectangle('Position',[1078.12 -1359.38 46.875 46.875], 'FaceColor',[1 1 1]);
rectangle('Position',[1031.25 -1406.25 46.875 46.875], 'FaceColor',[1 1 1]);
rectangle('Position',[1078.12 -1406.25 46.875 46.875], 'FaceColor',[1 1 1]);
rectangle('Position',[937.5 -1453.12 46.875 46.875], 'FaceColor',[1 1 1]);
rectangle('Position',[984.375 -1453.12 46.875 46.875], 'FaceColor',[1 1 1]);
rectangle('Position',[937.5 -1500 46.875 46.875], 'FaceColor',[0 0 0]);
rectangle('Position',[984.375 -1500 46.875 46.875], 'FaceColor',[0 0 0]);
rectangle('Position',[1031.25 -1453.12 46.875 46.875], 'FaceColor',[1 1 1]);
rectangle('Position',[1078.12 -1453.12 46.875 46.875], 'FaceColor',[1 1 1]);
rectangle('Position',[1031.25 -1500 46.875 46.875], 'FaceColor',[0 0 0]);
rectangle('Position',[1078.12 -1500 46.875 46.875], 'FaceColor',[0 0 0]);
rectangle('Position',[1125 -1171.88 46.875 46.875], 'FaceColor',[0 0 0]);
rectangle('Position',[1171.88 -1171.88 46.875 46.875], 'FaceColor',[0 0 0]);
rectangle('Position',[1125 -1218.75 46.875 46.875], 'FaceColor',[1 1 1]);
rectangle('Position',[1171.88 -1218.75 46.875 46.875], 'FaceColor',[1 1 1]);
rectangle('Position',[1312.5 -1171.88 46.875 46.875], 'FaceColor',[0 0 0]);
rectangle('Position',[1359.38 -1171.88 46.875 46.875], 'FaceColor',[0 0 0]);
rectangle('Position',[1312.5 -1218.75 46.875 46.875], 'FaceColor',[1 1 1]);
rectangle('Position',[1359.38 -1218.75 46.875 46.875], 'FaceColor',[1 1 1]);
rectangle('Position',[1406.25 -1171.88 46.875 46.875], 'FaceColor',[0 0 0]);
rectangle('Position',[1453.12 -1171.88 46.875 46.875], 'FaceColor',[0 0 0]);
rectangle('Position',[1406.25 -1218.75 46.875 46.875], 'FaceColor',[1 1 1]);
rectangle('Position',[1453.12 -1218.75 46.875 46.875], 'FaceColor',[0 0 0]);
rectangle('Position',[1406.25 -1265.62 46.875 46.875], 'FaceColor',[1 1 1]);
rectangle('Position',[1453.12 -1265.62 46.875 46.875], 'FaceColor',[0 0 0]);
rectangle('Position',[1406.25 -1312.5 46.875 46.875], 'FaceColor',[1 1 1]);
rectangle('Position',[1453.12 -1312.5 46.875 46.875], 'FaceColor',[0 0 0]);
rectangle('Position',[1218.75 -1359.38 46.875 46.875], 'FaceColor',[0 0 0]);
rectangle('Position',[1265.62 -1359.38 46.875 46.875], 'FaceColor',[0 0 0]);
rectangle('Position',[1218.75 -1406.25 46.875 46.875], 'FaceColor',[1 1 1]);
rectangle('Position',[1265.62 -1406.25 46.875 46.875], 'FaceColor',[1 1 1]);
rectangle('Position',[1125 -1453.12 46.875 46.875], 'FaceColor',[1 1 1]);
rectangle('Position',[1171.88 -1453.12 46.875 46.875], 'FaceColor',[1 1 1]);
rectangle('Position',[1125 -1500 46.875 46.875], 'FaceColor',[0 0 0]);
rectangle('Position',[1171.88 -1500 46.875 46.875], 'FaceColor',[0 0 0]);
rectangle('Position',[1218.75 -1453.12 46.875 46.875], 'FaceColor',[1 1 1]);
rectangle('Position',[1265.62 -1453.12 46.875 46.875], 'FaceColor',[1 1 1]);
rectangle('Position',[1218.75 -1500 46.875 46.875], 'FaceColor',[0 0 0]);
rectangle('Position',[1265.62 -1500 46.875 46.875], 'FaceColor',[0 0 0]);
rectangle('Position',[1406.25 -1359.38 46.875 46.875], 'FaceColor',[1 1 1]);
rectangle('Position',[1453.12 -1359.38 46.875 46.875], 'FaceColor',[0 0 0]);
rectangle('Position',[1406.25 -1406.25 46.875 46.875], 'FaceColor',[1 1 1]);
rectangle('Position',[1453.12 -1406.25 46.875 46.875], 'FaceColor',[0 0 0]);
rectangle('Position',[1312.5 -1453.12 46.875 46.875], 'FaceColor',[1 1 1]);
rectangle('Position',[1359.38 -1453.12 46.875 46.875], 'FaceColor',[1 1 1]);
rectangle('Position',[1312.5 -1500 46.875 46.875], 'FaceColor',[0 0 0]);
rectangle('Position',[1359.38 -1500 46.875 46.875], 'FaceColor',[0 0 0]);
rectangle('Position',[1406.25 -1453.12 46.875 46.875], 'FaceColor',[1 1 1]);
rectangle('Position',[1453.12 -1453.12 46.875 46.875], 'FaceColor',[0 0 0]);
rectangle('Position',[1406.25 -1500 46.875 46.875], 'FaceColor',[0 0 0]);
rectangle('Position',[1453.12 -1500 46.875 46.875], 'FaceColor',[0 0 0]);
X=[1400,1350,1312.5,1265.62,1218.75,1171.88,1171.88,1171.88,1218.75,1265.62,1312.5,1331.25,1312.5,1218.75,1125,1031.25,937.5,890.625,843.75,796.875,750,656.25,562.5,468.75,468.75,468.75,375,281.25,281.25,281.25,281.25,281.25,281.25,187.5,100,100];
Y=[-100,-187.5,-281.25,-281.25,-281.25,-328.125,-375,-421.875,-421.875,-421.875,-468.75,-562.5,-656.25,-656.25,-750,-843.75,-937.5,-984.375,-984.375,-984.375,-984.375,-937.5,-843.75,-750,-703.125,-656.25,-562.5,-468.75,-375,-328.125,-281.25,-234.375,-187.5,-93.75,-100,-100];
hold on;
plot(X,Y,'r');
plot(X,Y,'bo');
legend('5187.94','Location','southoutside');
